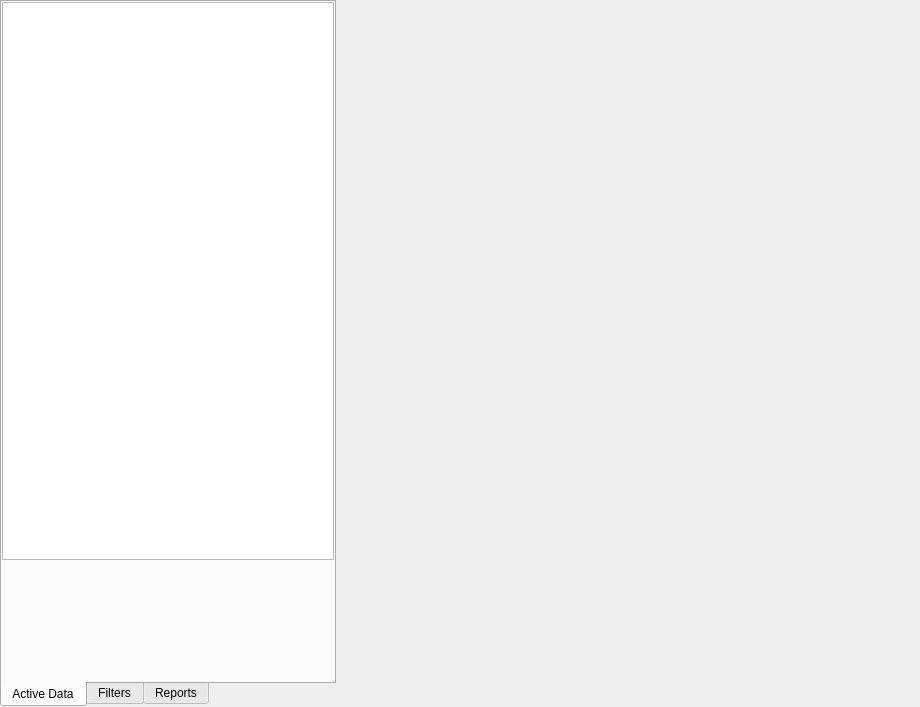
<?xml version="1.0" encoding="UTF-8"?>
<ui version="4.0">
 <class>AnalisisWidget</class>
 <widget class="QWidget" name="AnalisisWidget">
  <property name="geometry">
   <rect>
    <x>0</x>
    <y>0</y>
    <width>920</width>
    <height>707</height>
   </rect>
  </property>
  <property name="windowTitle">
   <string>Form</string>
  </property>
  <property name="styleSheet">
   <string notr="true"/>
  </property>
  <layout class="QHBoxLayout" name="horizontalLayout_2">
   <property name="spacing">
    <number>6</number>
   </property>
   <property name="leftMargin">
    <number>0</number>
   </property>
   <property name="topMargin">
    <number>0</number>
   </property>
   <property name="rightMargin">
    <number>0</number>
   </property>
   <property name="bottomMargin">
    <number>0</number>
   </property>
   <item>
    <widget class="QFrame" name="LeftContainer">
     <property name="sizePolicy">
      <sizepolicy hsizetype="Minimum" vsizetype="Preferred">
       <horstretch>0</horstretch>
       <verstretch>0</verstretch>
      </sizepolicy>
     </property>
     <property name="styleSheet">
      <string notr="true"/>
     </property>
     <layout class="QVBoxLayout" name="verticalLayout">
      <property name="leftMargin">
       <number>0</number>
      </property>
      <property name="topMargin">
       <number>0</number>
      </property>
      <property name="rightMargin">
       <number>0</number>
      </property>
      <property name="bottomMargin">
       <number>0</number>
      </property>
      <item>
       <widget class="QTabWidget" name="tabWidget">
        <property name="sizePolicy">
         <sizepolicy hsizetype="Minimum" vsizetype="Expanding">
          <horstretch>0</horstretch>
          <verstretch>0</verstretch>
         </sizepolicy>
        </property>
        <property name="styleSheet">
         <string notr="true"/>
        </property>
        <property name="tabPosition">
         <enum>QTabWidget::South</enum>
        </property>
        <property name="currentIndex">
         <number>0</number>
        </property>
        <widget class="QWidget" name="activeDataTab">
         <attribute name="icon">
          <iconset>
           <normaloff>:/mde/icons/zaladowane.png</normaloff>:/mde/icons/zaladowane.png</iconset>
         </attribute>
         <attribute name="title">
          <string>Active Data</string>
         </attribute>
         <layout class="QVBoxLayout" name="verticalLayout_2">
          <property name="spacing">
           <number>1</number>
          </property>
          <property name="leftMargin">
           <number>0</number>
          </property>
          <property name="topMargin">
           <number>0</number>
          </property>
          <property name="rightMargin">
           <number>0</number>
          </property>
          <property name="bottomMargin">
           <number>0</number>
          </property>
          <item>
           <widget class="QWidget" name="treeHolder" native="true">
            <property name="sizePolicy">
             <sizepolicy hsizetype="Preferred" vsizetype="Expanding">
              <horstretch>0</horstretch>
              <verstretch>0</verstretch>
             </sizepolicy>
            </property>
            <property name="styleSheet">
             <string notr="true"/>
            </property>
            <layout class="QHBoxLayout" name="horizontalLayout">
             <property name="spacing">
              <number>0</number>
             </property>
             <property name="leftMargin">
              <number>0</number>
             </property>
             <property name="topMargin">
              <number>0</number>
             </property>
             <property name="rightMargin">
              <number>0</number>
             </property>
             <property name="bottomMargin">
              <number>0</number>
             </property>
             <item>
              <widget class="QTreeView" name="treeView"/>
             </item>
            </layout>
           </widget>
          </item>
          <item>
           <widget class="QWidget" name="SummaryWindowWidget" native="true">
            <property name="sizePolicy">
             <sizepolicy hsizetype="Minimum" vsizetype="Minimum">
              <horstretch>0</horstretch>
              <verstretch>0</verstretch>
             </sizepolicy>
            </property>
            <property name="minimumSize">
             <size>
              <width>0</width>
              <height>120</height>
             </size>
            </property>
           </widget>
          </item>
         </layout>
        </widget>
        <widget class="QWidget" name="filtersTab">
         <attribute name="icon">
          <iconset resource="MdeViewIcons.qrc">
           <normaloff>:/mde/icons/filtry.png</normaloff>:/mde/icons/filtry.png</iconset>
         </attribute>
         <attribute name="title">
          <string>Filters</string>
         </attribute>
         <layout class="QVBoxLayout" name="verticalLayout_5">
          <property name="leftMargin">
           <number>0</number>
          </property>
          <property name="topMargin">
           <number>0</number>
          </property>
          <property name="rightMargin">
           <number>0</number>
          </property>
          <property name="bottomMargin">
           <number>0</number>
          </property>
          <item>
           <widget class="QFrame" name="containerFrame">
            <property name="sizePolicy">
             <sizepolicy hsizetype="Minimum" vsizetype="Preferred">
              <horstretch>0</horstretch>
              <verstretch>0</verstretch>
             </sizepolicy>
            </property>
            <property name="styleSheet">
             <string notr="true"/>
            </property>
            <layout class="QVBoxLayout" name="verticalLayout_4">
             <property name="leftMargin">
              <number>1</number>
             </property>
             <property name="topMargin">
              <number>0</number>
             </property>
             <property name="rightMargin">
              <number>1</number>
             </property>
             <property name="bottomMargin">
              <number>0</number>
             </property>
             <item>
              <widget class="QWidget" name="header" native="true">
               <property name="sizePolicy">
                <sizepolicy hsizetype="Minimum" vsizetype="Minimum">
                 <horstretch>0</horstretch>
                 <verstretch>0</verstretch>
                </sizepolicy>
               </property>
               <property name="maximumSize">
                <size>
                 <width>16777215</width>
                 <height>20</height>
                </size>
               </property>
               <layout class="QHBoxLayout" name="horizontalLayout_4">
                <property name="topMargin">
                 <number>0</number>
                </property>
                <property name="bottomMargin">
                 <number>0</number>
                </property>
                <item>
                 <widget class="QLabel" name="label">
                  <property name="sizePolicy">
                   <sizepolicy hsizetype="Preferred" vsizetype="Minimum">
                    <horstretch>0</horstretch>
                    <verstretch>0</verstretch>
                   </sizepolicy>
                  </property>
                  <property name="font">
                   <font>
                    <pointsize>10</pointsize>
                   </font>
                  </property>
                  <property name="text">
                   <string>Filters</string>
                  </property>
                 </widget>
                </item>
                <item>
                 <widget class="QToolButton" name="resetButton">
                  <property name="styleSheet">
                   <string notr="true"/>
                  </property>
                  <property name="text">
                   <string>Reset All</string>
                  </property>
                 </widget>
                </item>
                <item>
                 <widget class="QToolButton" name="hideButton">
                  <property name="sizePolicy">
                   <sizepolicy hsizetype="Fixed" vsizetype="Minimum">
                    <horstretch>0</horstretch>
                    <verstretch>0</verstretch>
                   </sizepolicy>
                  </property>
                  <property name="styleSheet">
                   <string notr="true"/>
                  </property>
                  <property name="text">
                   <string>hide</string>
                  </property>
                  <property name="icon">
                   <iconset>
                    <normaloff>:/mde/icons/strzalka-dol.png</normaloff>
                    <normalon>:/mde/icons/strzalka-gora.png</normalon>:/mde/icons/strzalka-dol.png</iconset>
                  </property>
                  <property name="checkable">
                   <bool>true</bool>
                  </property>
                  <property name="autoRaise">
                   <bool>true</bool>
                  </property>
                 </widget>
                </item>
               </layout>
              </widget>
             </item>
             <item>
              <widget class="QScrollArea" name="scrollArea">
               <property name="enabled">
                <bool>true</bool>
               </property>
               <property name="sizePolicy">
                <sizepolicy hsizetype="Minimum" vsizetype="Minimum">
                 <horstretch>0</horstretch>
                 <verstretch>0</verstretch>
                </sizepolicy>
               </property>
               <property name="minimumSize">
                <size>
                 <width>330</width>
                 <height>160</height>
                </size>
               </property>
               <property name="maximumSize">
                <size>
                 <width>16777215</width>
                 <height>16777215</height>
                </size>
               </property>
               <property name="styleSheet">
                <string notr="true"/>
               </property>
               <property name="verticalScrollBarPolicy">
                <enum>Qt::ScrollBarAlwaysOn</enum>
               </property>
               <property name="horizontalScrollBarPolicy">
                <enum>Qt::ScrollBarAsNeeded</enum>
               </property>
               <property name="widgetResizable">
                <bool>true</bool>
               </property>
               <widget class="QWidget" name="filterScroll">
                <property name="geometry">
                 <rect>
                  <x>0</x>
                  <y>0</y>
                  <width>311</width>
                  <height>158</height>
                 </rect>
                </property>
                <property name="styleSheet">
                 <string notr="true"/>
                </property>
               </widget>
              </widget>
             </item>
            </layout>
           </widget>
          </item>
          <item>
           <widget class="QWidget" name="configurationFrame" native="true">
            <property name="styleSheet">
             <string notr="true"/>
            </property>
            <layout class="QVBoxLayout" name="verticalLayout_6">
             <item>
              <widget class="QPushButton" name="applyButton">
               <property name="styleSheet">
                <string notr="true"/>
               </property>
               <property name="text">
                <string>Apply</string>
               </property>
              </widget>
             </item>
             <item>
              <widget class="QScrollArea" name="scrollArea_2">
               <property name="styleSheet">
                <string notr="true"/>
               </property>
               <property name="widgetResizable">
                <bool>true</bool>
               </property>
               <widget class="QWidget" name="configurationWidget">
                <property name="geometry">
                 <rect>
                  <x>0</x>
                  <y>0</y>
                  <width>63</width>
                  <height>16</height>
                 </rect>
                </property>
               </widget>
              </widget>
             </item>
            </layout>
           </widget>
          </item>
         </layout>
        </widget>
        <widget class="QWidget" name="raportsTab">
         <attribute name="icon">
          <iconset resource="MdeViewIcons.qrc">
           <normaloff>:/mde/icons/karta.png</normaloff>:/mde/icons/karta.png</iconset>
         </attribute>
         <attribute name="title">
          <string>Reports</string>
         </attribute>
         <layout class="QVBoxLayout" name="verticalLayout_3">
          <item>
           <widget class="QScrollArea" name="scrollArea_3">
            <property name="styleSheet">
             <string notr="true"/>
            </property>
            <property name="widgetResizable">
             <bool>true</bool>
            </property>
            <widget class="QWidget" name="raportCont">
             <property name="geometry">
              <rect>
               <x>0</x>
               <y>0</y>
               <width>312</width>
               <height>659</height>
              </rect>
             </property>
             <property name="styleSheet">
              <string notr="true"/>
             </property>
             <layout class="QVBoxLayout" name="verticalLayout_7">
              <item>
               <widget class="QWidget" name="reportsTools" native="true">
                <property name="sizePolicy">
                 <sizepolicy hsizetype="Preferred" vsizetype="Minimum">
                  <horstretch>0</horstretch>
                  <verstretch>0</verstretch>
                 </sizepolicy>
                </property>
                <layout class="QFormLayout" name="formLayout">
                 <property name="fieldGrowthPolicy">
                  <enum>QFormLayout::AllNonFixedFieldsGrow</enum>
                 </property>
                 <item row="0" column="0">
                  <widget class="QLabel" name="label_2">
                   <property name="text">
                    <string>Report title</string>
                   </property>
                  </widget>
                 </item>
                 <item row="0" column="1">
                  <widget class="QLineEdit" name="reportsTitle"/>
                 </item>
                 <item row="1" column="0">
                  <widget class="QLabel" name="label_3">
                   <property name="text">
                    <string>Template</string>
                   </property>
                  </widget>
                 </item>
                 <item row="1" column="1">
                  <widget class="QComboBox" name="templateComboBox"/>
                 </item>
                 <item row="2" column="0">
                  <widget class="QLabel" name="label_4">
                   <property name="text">
                    <string>Style</string>
                   </property>
                  </widget>
                 </item>
                 <item row="2" column="1">
                  <widget class="QComboBox" name="styleComboBox"/>
                 </item>
                 <item row="3" column="0">
                  <widget class="QPushButton" name="createReportButton">
                   <property name="text">
                    <string>Create Report</string>
                   </property>
                  </widget>
                 </item>
                </layout>
               </widget>
              </item>
              <item>
               <widget class="QWidget" name="raportsArea" native="true">
                <layout class="QGridLayout" name="gridLayout"/>
               </widget>
              </item>
              <item>
               <widget class="QWidget" name="widget_2" native="true">
                <property name="sizePolicy">
                 <sizepolicy hsizetype="Preferred" vsizetype="Expanding">
                  <horstretch>0</horstretch>
                  <verstretch>0</verstretch>
                 </sizepolicy>
                </property>
               </widget>
              </item>
             </layout>
            </widget>
           </widget>
          </item>
         </layout>
        </widget>
       </widget>
      </item>
     </layout>
    </widget>
   </item>
   <item>
    <widget class="QWidget" name="analisisArea" native="true">
     <property name="sizePolicy">
      <sizepolicy hsizetype="Expanding" vsizetype="Expanding">
       <horstretch>0</horstretch>
       <verstretch>0</verstretch>
      </sizepolicy>
     </property>
     <property name="styleSheet">
      <string notr="true"/>
     </property>
    </widget>
   </item>
  </layout>
 </widget>
 <resources>
  <include location="../../coreui/ui/CoreIcons.qrc"/>
  <include location="MdeViewIcons.qrc"/>
 </resources>
 <connections/>
</ui>
